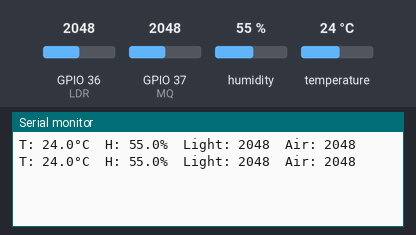
Bench run of a sketch on a simulated ESP32. On the bench: the last lines printed to the serial monitor. The test bench sets the inputs (shaded band); at power-on: humidity 55 %, GPIO 36 (LDR) = 2048, GPIO 37 (MQ) = 2048, temperature 24 °C.

Above: at 2.8 s.
2.9 s: humidity set to 22 %
At 4.5 s:
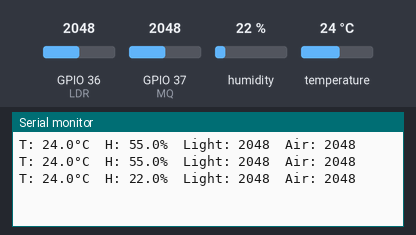
5.6 s: GPIO 36 (LDR) set to 2866
At 7.4 s:
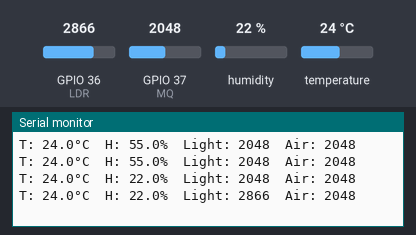
8.3 s: GPIO 37 (MQ) set to 2866
At 10.8 s:
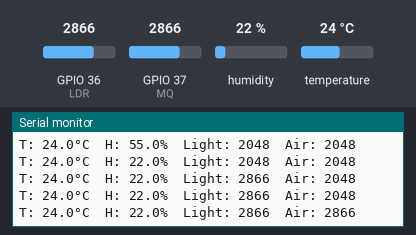
11.0 s: temperature set to 12 °C
At 12.6 s:
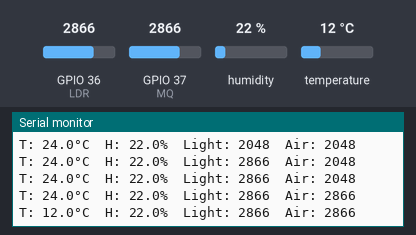
13.7 s: GPIO 36 (LDR) set to 3972
At 15.6 s:
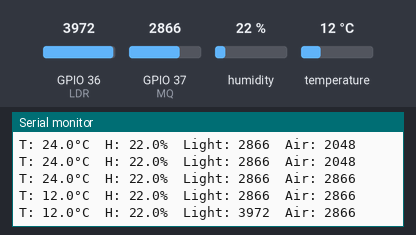
16.4 s: GPIO 37 (MQ) set to 3972
At 19.0 s:
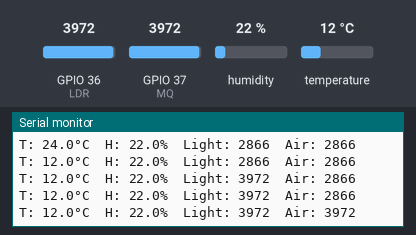
Timing chart, 0 to 20.1 s (numbered marks = the images above; inputs shaded):
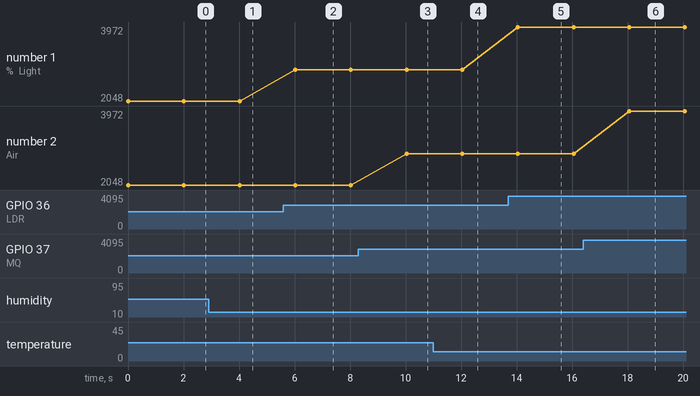

Measured:
- after the input at 2.9 s, the serial monitor: prints a new line after 1.1 s (image 1)
- after the input at 5.6 s, the serial monitor: prints a new line after 0.42 s (image 2)
- after the input at 8.3 s, the serial monitor: prints a new line after 1.7 s (image 3)
- after the input at 11.0 s, the serial monitor: prints a new line after 1.0 s (image 4)
- after the input at 13.7 s, the serial monitor: prints a new line after 0.35 s (image 5)
- after the input at 16.4 s, the serial monitor: prints a new line after 1.7 s (image 6)
- plotted number 1: 2048 → 2866 after the input at 5.6 s, 2866 → 3972 after the input at 13.7 s

The sketch:

RoomEnvironmentLogger.ino
```cpp
#include "DHT.h"
#define DHTPIN 2
#define DHTTYPE DHT22
#define LDR A0
#define MQ A1

DHT dht(DHTPIN, DHTTYPE);

void setup() {
  Serial.begin(9600);
  dht.begin();
}

void loop() {
  float t = dht.readTemperature();
  float h = dht.readHumidity();
  int light = analogRead(LDR);
  int air = analogRead(MQ);

  Serial.printf("T: %.1f°C  H: %.1f%%  Light: %d  Air: %d\n", t, h, light, air);
  delay(2000);
}
```
